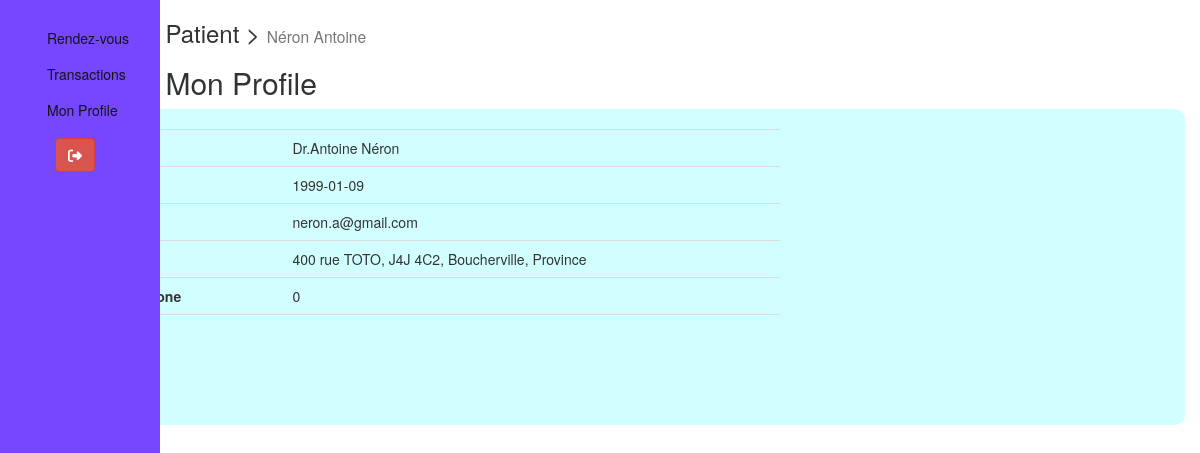
Page /detail_user (signed in) on the committed database.
### tables this page shows
CREATE TABLE `patient` (
  `id` int(11) NOT NULL,
  `nom` varchar(100) NOT NULL,
  `prenom` varchar(100) NOT NULL,
  `date_naissance` date NOT NULL,
  `email` varchar(150) NOT NULL,
  `adresse` varchar(150) NOT NULL,
  `code_postal` varchar(10) NOT NULL,
  `ville` varchar(100) NOT NULL,
  `province` varchar(100) NOT NULL,
  `telephone` varchar(20) NOT NULL,
  `description` text NOT NULL,
  `mdp` varchar(150) NOT NULL
);

### index.php (called while the page is built, shortened)
<?php
    $router = new Router();
    $router->routereq();
?>

### Models/User.php (called while the page is built, shortened)
<?php
class User
{
    public $_nom;
    public $_prenom;
    public $_date_naissance;
    public $_email;
    public $_adresse;
    public $_code_postal;
    public $_ville;
    public $_province;
    public $_telephone;
    public function nom()
    {
        return $this->_nom;
    }
    public function setNom($_new_nom)
    {
        $this->_nom = $_new_nom;
    }
    public function prenom()
    {
        return $this->_prenom;
    }
    public function setPrenom($_new_prenom)
    {
        $this->_prenom = $_new_prenom;
    }
    public function date_naissance()
    {
        return $this->_date_naissance;
    }
    public function setDate_naissance($_new_date_naissance)
    {
        $this->_date_naissance = $_new_date_naissance;
    }
    public function email()
    {
        return $this->_email;
    }
    public function setEmail($_new_email)
    {
        $this->_email = $_new_email;
    }
    public function adresse()
    {
        return $this->_adresse;
    }
    public function setAdresse($_new_adresse)
    {
        $this->_adresse = $_new_adresse;
    }
    public function code_postal()
    {
        return $this->_code_postal;
    }
    public function setCode_postal($_new_code_postal)
    {
        $this->_code_postal = $_new_code_postal;
    }
    public function ville()
    {
        return $this->_ville;
    }
    public function setVille($_new_ville)
    {
        $this->_ville = $_new_ville;
    }
    public function province()
    {
        return $this->_province;
    }
    public function setProvince($_new_province)
    {
        $this->_province = $_new_province;
    }
    public function telephone()
    {
        return $this->_telephone;
    }
    public function setTelephone($_new_telephone)
    {
        $this->_telephone = $_new_telephone;
    }
}

### Models/Model.php (called while the page is built, shortened)
<?php
abstract class Model
{
    private static $_db;
    private static function setBdd()
    {
        self::$_db = new PDO("mysql:host=localhost;dbname=system_hopital;charset=utf8", "root", "");
        self::$_db->setAttribute(PDO::ATTR_ERRMODE, PDO::ERRMODE_WARNING);
    }
    protected function getBdd()
    {
        return self::$_db;
    }
    public function details($table, $obj, $where, $id)
    {
        $sql = 'SELECT * FROM ' . $table . ' where ' . $where . '=' . $id . ';';
        $query = self::$_db->prepare($sql);
        $query->execute();
        while ($data = $query->fetch(PDO::FETCH_ASSOC))
            return (new $obj($data));
    }
}

### Models/PatientManager.php (called while the page is built, shortened)
<?php
class PatientManager extends Model
{
    public function getPatientDetailId($id)
    {
        return $this->details('patient','Patient','id',$id);
    }
}
?>

### Views/detail_user.php (the view, shortened to what this page needs)
<?php $this->_t = "Mon Profile"; ?>
<?php
include("Public/sidebar.php");
?>
<div class="col-10 table-responsive">
  <p class="h3"><?php echo ($this->_usr);
                echo (" > "); ?>
    <small class="text-muted"> <?php echo ($this->_name); ?> </small></h3>
  <h2><?php echo ($this->_t)   ?></h2>
</div>
<div class="container">
  <br>
  <div class="row">
    <div class="col-md-8">
      <table class="table">
        <tbody>
          <tr>
            <th>Nom <?=$this->_usr?></th>
            <td>Dr.<?= $doctor->prenom() ?> <?= $doctor->nom() ?></td>
          </tr>
          <tr>
            <th>Date de naissance</th>
            <td><?= $doctor->date_naissance() ?></td>
          </tr>
          <tr>
            <th>Adresse Email</th>
            <td><?= $doctor->email() ?></td>
          </tr>
          <tr>
            <th>Adresse Courriel</th>
            <td><?= $doctor->adresse() ?>, <?= $doctor->code_postal() ?>, <?= $doctor->ville() ?>, <?= $doctor->province() ?></td>
          </tr>
          <tr>
            <th>Numéro de téléphone</th>
            <td><?= $doctor->telephone() ?></td>
          </tr>
          <tr>
            <th>CV</th>
            <td>
          </tr>
        </tbody>
      </table>
      <a href="/HMS_PROJECT/modif_profil"><button class="btn btn-info">Mise à Jour</button></a>
    </div>
  </div>
  <br>
</div>

### Public/style1.css (style rules this page uses)
::placeholder { color: #BDBDBD; opacity: 1; font-weight: 300 }
a { color: inherit; cursor: pointer }

### Public/sidebar.php (style rules this page uses)
.table-responsive { margin-left: 12%; padding: 0px 10px; }

### Views/detail_user.php (style rules this page uses)
.container { border-style: none; border-radius: 10px; background-color: rgb(209, 255, 255) }

### rows in the picture
patient: prenom "Antoine", nom "Néron", date_naissance "1999-01-09", email "neron.a@gmail.com", adresse "400 rue TOTO", code_postal "J4J 4C2", ville "Boucherville", province "Province", telephone "0"

### other values in the picture
$this->_usr "Patient"
$this->_name "Néron Antoine"
$this->_t "Mon Profile"
